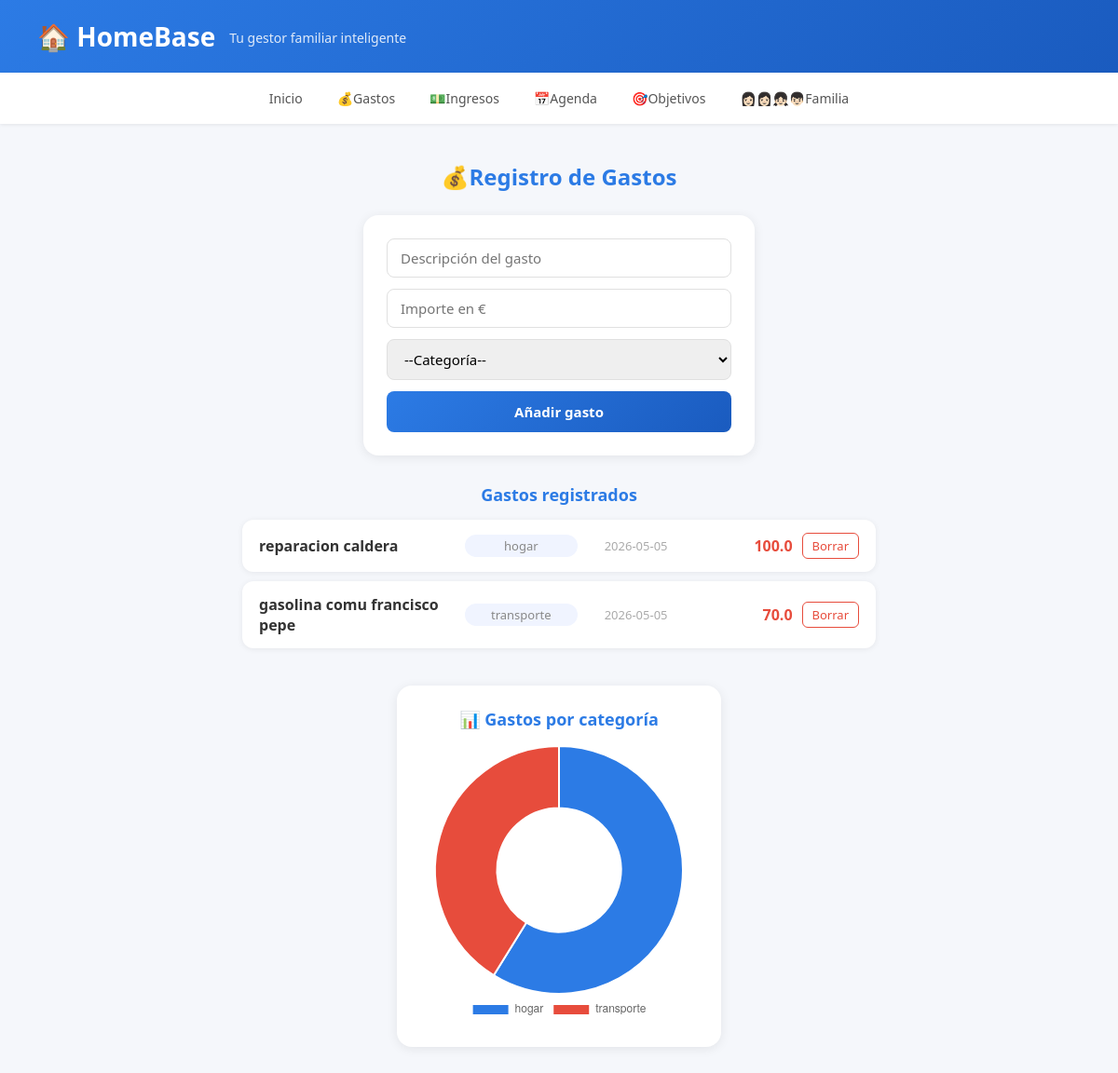
The app's page /gastos (signed in) with its own data.
### tables this page shows
CREATE TABLE gastos(
            id INTEGER PRIMARY KEY AUTOINCREMENT,
            usuario_id INTEGER NOT NULL,
            descripcion TEXT NOT NULL,
            importe REAL NOT NULL,
            categoria TEXT NOT NULL,
            fecha TEXT NOT NULL);

### app.py (the view, shortened to what this page needs)
@app.route('/gastos', methods=['GET', 'POST'])
@login_required
def gastos():
    uid = session['usuario_id']
    conn = get_db()
    lista_gastos = conn.execute('SELECT * FROM gastos WHERE usuario_id=? ORDER BY fecha DESC', (uid,)).fetchall()
    categorias = conn.execute('SELECT categoria, SUM(importe) as total FROM gastos WHERE usuario_id=? GROUP BY categoria', (uid,)).fetchall()
    conn.close()
    categorias_dict = {row['categoria']: row['total'] for row in categorias}
    return render_template('gastos.html', gastos=lista_gastos, categorias_json=json.dumps(categorias_dict))

### app.py (called while the page is built)
def get_db():
    conn = sqlite3.connect('homebase.db')
    conn.row_factory = sqlite3.Row
    return conn

def login_required(f):
    @functools.wraps(f)
    def decorated(*args, **kwargs):
        if 'usuario_id' not in session:
            return redirect(url_for('login'))
        return f(*args, **kwargs)
    return decorated

### templates/gastos.html (shortened to what this page needs)
<!DOCTYPE html>
<html lang="en">
<head>
    <link rel="stylesheet" href="{{ url_for('static', filename='css/estilo.css') }}">
</head>
<body>
    <header>
        <h1>🏠 HomeBase</h1>
        <p> Tu gestor familiar inteligente</p>
    </header>
    <nav>
        <a href="/">Inicio </a>
        <a href="/gastos">💰Gastos</a>
        <a href="/ingresos">💵Ingresos</a>
        <a href="/agenda">📅Agenda</a>
        <a href="/objetivos">🎯Objetivos</a>
        <a href="/familia">👩🏻‍👩🏻‍👧🏻‍👦🏻Familia</a>
    </nav>
    <main>
        <h2>💰Registro de Gastos</h2>
        <form class="formulario" method="POST" action="/gastos">
            <input type="text" name="descripcion" placeholder="Descripción del gasto" required>
            <input type="number" name="importe" placeholder="Importe en €" step="0.01" required>
            <select name="categoria" required>
                <option value="">--Categoría--</option>
            </select>
            <button type="submit">Añadir gasto</button>
        </form>
        <div class="lista-gastos">
            <h3>Gastos registrados</h3>
            {% if gastos %}
                {% for gasto in gastos %}
                <div class="gasto-item">
                    <span class="gasto-desc">{{ gasto ['descripcion']}}</span>
                    <span class="gasto-cat">{{ gasto ['categoria']}}</span>
                    <span class="gasto-fecha">{{ gasto ['fecha']}}</span>
                    <span class="gasto-importe">{{ gasto ['importe']}}</span>
                    <a href="/gastos/borrar/{{ gasto['id']}}" class="btn-borrar" onclick="return confirm('¿Estás seguro de que quieres eliminar este gasto?');">Borrar</a>
                </div>
                    {% endfor %}
            {% else %}
                <p>No hay gastos registrados.</p>
            {% endif %}
        </div>
        <div class="grafica-wrap">
    <h3>📊 Gastos por categoría</h3>
    <canvas id="graficaGastos"></canvas>
</div>
<script>
var categorias = {{ categorias_json | safe }};
var labels = Object.keys(categorias);
var datos = Object.values(categorias);
var colores = ['#2c7be5','#e74c3c','#27ae60','#f39c12','#9b59b6','#888'];
if (labels.length > 0) {
    new Chart(document.getElementById('graficaGastos'), {
        type: 'doughnut',
        data: {
            labels: labels,
            datasets: [{
                data: datos,
                backgroundColor: colores,
                borderWidth: 2
            }]
        },
        options: {
            responsive: true,
            plugins: {
                legend: { position: 'bottom' }
            }
        }
    });
}
</script>
    </main>
</body>
</html>

### static/css/estilo.css (style rules this page uses)
* { margin: 0; padding: 0; box-sizing: border-box; font-family: 'Segoe UI', Arial, sans-serif; }
body { background-color: #f5f7fb; color: #333; }
header { background: linear-gradient(135deg, #2c7be5, #1a5bbf); color: white; padding: 20px 40px; display: flex; align-items: center; gap: 15px; box-shadow: 0 2px 10px rgba(0,0,0,0.15); }
header h1 { font-size: 28px; font-weight: 700; }
header p { font-size: 14px; opacity: 0.85; margin-top: 2px; }
nav { background-color: white; display: flex; justify-content: center; gap: 5px; padding: 10px 20px; box-shadow: 0 1px 4px rgba(0,0,0,0.08); }
nav a { color: #555; text-decoration: none; font-size: 14px; padding: 8px 16px; border-radius: 8px; transition: all 0.2s; font-weight: 500; }
main { padding: 40px 20px; width: 100%; display: flex; flex-direction: column; align-items: center; }
main h2 { font-size: 24px; color: #2c7be5; margin-bottom: 25px; text-align: center; }
.formulario { display: flex; flex-direction: column; align-items: center; gap: 12px; margin: 0 auto 30px; max-width: 420px; width: 100%; background: white; padding: 25px; border-radius: 16px; box-shadow: 0 2px 12px rgba(0,0,0,0.08); }
.formulario input, .formulario select { width: 100%; padding: 10px 14px; border-radius: 8px; border: 1.5px solid #e0e0e0; font-size: 15px; transition: border 0.2s; outline: none; }
.formulario button { width: 100%; padding: 12px; background: linear-gradient(135deg, #2c7be5, #1a5bbf); color: white; border: none; border-radius: 8px; font-size: 15px; font-weight: 600; cursor: pointer; transition: opacity 0.2s; }
.lista-gastos, .lista-ingresos, .lista-agenda, .lista-objetivos { max-width: 700px; margin: 0 auto; width: 100%; padding: 0 10px; display: flex; flex-direction: column; }
.lista-gastos h3, .lista-ingresos h3, .lista-agenda h3, .lista-objetivos h3 { color: #2c7be5; margin-bottom: 15px; text-align: center; font-size: 18px; }
.gasto-item, .evento-item { background: white; border-radius: 12px; padding: 14px 18px; margin-bottom: 10px; display: flex; justify-content: space-between; align-items: center; box-shadow: 0 1px 6px rgba(0,0,0,0.07); width: 100%; box-sizing: border-box; gap: 10px; transition: box-shadow 0.2s; }
.gasto-desc, .evento-titulo { font-weight: 600; flex: 2; color: #333; }
.gasto-cat, .evento-cat { color: #888; flex: 1; text-align: center; font-size: 13px; background: #f0f4ff; padding: 3px 8px; border-radius: 99px; }
.gasto-fecha, .evento-fecha { color: #aaa; font-size: 13px; flex: 1; text-align: center; }
.gasto-importe { color: #e74c3c; font-weight: 700; flex: 1; text-align: right; }
.btn-borrar { color: #e74c3c; text-decoration: none; font-size: 13px; font-weight: 500; padding: 4px 10px; border-radius: 6px; border: 1px solid #e74c3c; transition: all 0.2s; }
.grafica-wrap { max-width: 400px; margin: 30px auto; background: white; border-radius: 16px; padding: 24px; box-shadow: 0 2px 12px rgba(0,0,0,0.08); text-align: center; }
.grafica-wrap h3 { color: #2c7be5; margin-bottom: 16px; font-size: 18px; }

### records on screen
gastos: descripcion "reparacion caldera", categoria "hogar", fecha "2026-05-05", importe "100.0"
gastos: descripcion "gasolina comu francisco pepe", categoria "transporte", fecha "2026-05-05", importe "70.0"

### other values on screen
chart data {{ categorias_json | safe }} {"hogar": 100.0, "transporte": 70.0}
